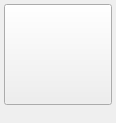
<?xml version="1.0" encoding="UTF-8"?>
<ui version="4.0">
 <class>LaunchWidgetClass</class>
 <widget class="VxWidgetBase" name="LaunchWidgetClass">
  <property name="geometry">
   <rect>
    <x>0</x>
    <y>0</y>
    <width>116</width>
    <height>123</height>
   </rect>
  </property>
  <property name="windowTitle">
   <string>Form</string>
  </property>
  <layout class="QGridLayout" name="gridLayout">
   <property name="leftMargin">
    <number>2</number>
   </property>
   <property name="topMargin">
    <number>2</number>
   </property>
   <property name="rightMargin">
    <number>2</number>
   </property>
   <property name="bottomMargin">
    <number>2</number>
   </property>
   <property name="spacing">
    <number>0</number>
   </property>
   <item row="0" column="0">
    <widget class="QFrame" name="frame">
     <property name="frameShape">
      <enum>QFrame::NoFrame</enum>
     </property>
     <property name="frameShadow">
      <enum>QFrame::Plain</enum>
     </property>
     <layout class="QVBoxLayout" name="verticalLayout">
      <property name="spacing">
       <number>0</number>
      </property>
      <property name="leftMargin">
       <number>2</number>
      </property>
      <property name="topMargin">
       <number>2</number>
      </property>
      <property name="rightMargin">
       <number>2</number>
      </property>
      <property name="bottomMargin">
       <number>2</number>
      </property>
      <item>
       <widget class="VxPushButton" name="m_LaunchButton">
        <property name="sizePolicy">
         <sizepolicy hsizetype="Expanding" vsizetype="Expanding">
          <horstretch>0</horstretch>
          <verstretch>0</verstretch>
         </sizepolicy>
        </property>
        <property name="sizeIncrement">
         <size>
          <width>0</width>
          <height>0</height>
         </size>
        </property>
        <property name="baseSize">
         <size>
          <width>0</width>
          <height>0</height>
         </size>
        </property>
        <property name="text">
         <string/>
        </property>
       </widget>
      </item>
      <item>
       <widget class="QLabel" name="m_LauchLabel">
        <property name="sizePolicy">
         <sizepolicy hsizetype="Expanding" vsizetype="Preferred">
          <horstretch>0</horstretch>
          <verstretch>0</verstretch>
         </sizepolicy>
        </property>
        <property name="text">
         <string notr="true"/>
        </property>
        <property name="scaledContents">
         <bool>false</bool>
        </property>
        <property name="alignment">
         <set>Qt::AlignHCenter|Qt::AlignTop</set>
        </property>
        <property name="wordWrap">
         <bool>true</bool>
        </property>
       </widget>
      </item>
     </layout>
    </widget>
   </item>
  </layout>
 </widget>
 <customwidgets>
  <customwidget>
   <class>VxPushButton</class>
   <extends>QPushButton</extends>
   <header>VxPushButton.h</header>
  </customwidget>
  <customwidget>
   <class>VxWidgetBase</class>
   <extends>QWidget</extends>
   <header location="global">VxWidgetBase.h</header>
   <container>1</container>
  </customwidget>
 </customwidgets>
 <resources/>
 <connections/>
</ui>
